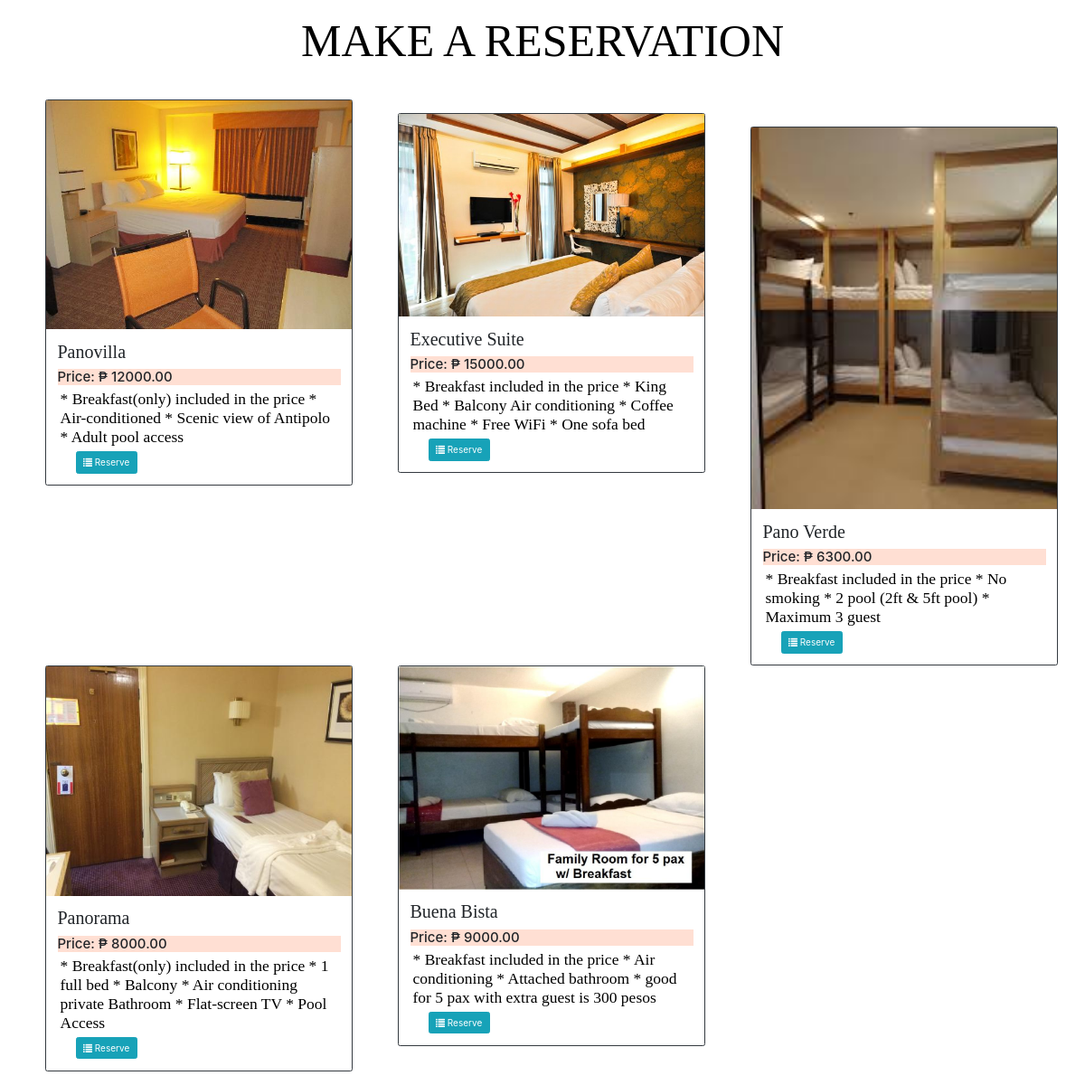
The app's page /reservation.php with its own data.
### tables this page shows
CREATE TABLE `room` (
  `room_id` int(11) NOT NULL,
  `room_type` varchar(50) NOT NULL,
  `price` varchar(11) NOT NULL,
  `photo` varchar(100) NOT NULL,
  `description` varchar(500) NOT NULL
);

### reservation.php (the view, shortened to what this page needs)
<!DOCTYPE html>
<html lang="en">
  <head>
		<link rel = "stylesheet" type = "text/css" href = "css/bootstrap.css " />
		<link rel = "stylesheet" type = "text/css" href = "css/style.css" />
  <link rel="stylesheet" href="https://maxcdn.bootstrapcdn.com/bootstrap/4.5.2/css/bootstrap.min.css">
	</head>
  <body>
        <div class = "panel-body">
          <div class="myDiv">
        <strong><center><h3 style="font-size:50px;font-family:Georgia;">MAKE A RESERVATION</h3></strong>
        </div>
        <br/>
          <?php
            require_once 'admin/connect.php';
            $query = $conn->query("SELECT * FROM `room` ORDER BY `price` ASC") or die(mysql_error());
            while($fetch = $query->fetch_array()){
          ?>
         <br />
      <div class="col-6 col-md-4">
         <div class="card md-4 border-dark" style = "margin-left:20px;">
         <img src = "photo/<?php echo $fetch['photo']?>" >
            <div class="card-body">
               <h2 class="card-title"><?php echo $fetch['room_type']?></h2>
               <h4 style = "background-color:rgba(255, 223, 211);"><?php echo "Price: ₱ ".$fetch['price'].".00"?></h4>
               <h3 class="card-text"><?php echo $fetch['description']?></h3>
               <a style = "margin-left:20px;size:20px;" href = "add_reserve.php?room_id=<?php echo $fetch['room_id']?>" class = "btn btn-info"><i class = "glyphicon glyphicon-list"></i> Reserve</a>
            </div>
         </div>
            </div>
          <?php
            }
          ?>
    <br />
    <br />
  </body>
  </html>

### css/Style.css (style rules this page uses)
html, body { margin: 0%; box-sizing: border-box; overflow-x: hidden; }
:root { --text-gray: #3f4954; --text-light : #686666da; --bg-color: #0f0f0f; --white: #ffffff; --midnight: #104f55; --sky: linear-gradient(120deg, #a1c4fd 0%, #c2e9fb 100%); --Abel: 'Abel', cursive; --Anton: 'Anton', cursive; --Josefin : 'Josefin', cursive; --Lexend: 'Lexend', cursive; --Livvic : 'Livvic', cursive; }
a { text-decoration: none; color: var(--text-gray); }
h2 { font-family: var(--Lexend); }
h3 { font-family: var(--Abel); font-size: 1.3rem; color: black; }
main .site-title h1, h3 { margin: .3rem; }

### records on screen
room: photo (picture), room_type "Panovilla", price "12000", description "* Breakfast(only) included in the price * Air-conditioned * Scenic view of Antipolo * Adult pool access"
room: photo (picture), room_type "Executive Suite", price "15000", description "* Breakfast included in the price * King Bed * Balcony Air conditioning * Coffee machine * Free WiFi * One sofa bed"
room: photo (picture), room_type "Pano Verde", price "6300", description "* Breakfast included in the price * No smoking * 2 pool (2ft & 5ft pool) * Maximum 3 guest"
room: photo (picture), room_type "Panorama", price "8000", description "* Breakfast(only) included in the price * 1 full bed * Balcony * Air conditioning private Bathroom * Flat-screen TV * Pool Access"
room: photo (picture), room_type "Buena Bista", price "9000", description "* Breakfast included in the price * Air conditioning * Attached bathroom * good for 5 pax with extra guest is 300 pesos"
